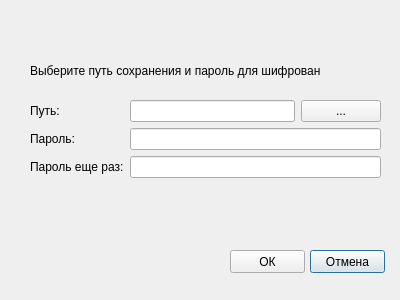
<?xml version="1.0" encoding="UTF-8"?>
<ui version="4.0">
 <class>ExportDatabaseDialog</class>
 <widget class="QDialog" name="ExportDatabaseDialog">
  <property name="geometry">
   <rect>
    <x>0</x>
    <y>0</y>
    <width>400</width>
    <height>300</height>
   </rect>
  </property>
  <property name="windowTitle">
   <string>Dialog</string>
  </property>
  <widget class="QLabel" name="MessageLabel">
   <property name="geometry">
    <rect>
     <x>30</x>
     <y>50</y>
     <width>291</width>
     <height>41</height>
    </rect>
   </property>
   <property name="text">
    <string>Выберите путь сохранения и пароль для шифрования</string>
   </property>
  </widget>
  <widget class="QPushButton" name="ExitButton">
   <property name="geometry">
    <rect>
     <x>310</x>
     <y>250</y>
     <width>75</width>
     <height>23</height>
    </rect>
   </property>
   <property name="text">
    <string>Отмена</string>
   </property>
  </widget>
  <widget class="QWidget" name="formLayoutWidget">
   <property name="geometry">
    <rect>
     <x>30</x>
     <y>100</y>
     <width>351</width>
     <height>91</height>
    </rect>
   </property>
   <layout class="QFormLayout" name="formLayout">
    <item row="0" column="0">
     <widget class="QLabel" name="PathLabel">
      <property name="text">
       <string>Путь:</string>
      </property>
     </widget>
    </item>
    <item row="1" column="0">
     <widget class="QLabel" name="PasswordLabel">
      <property name="text">
       <string>Пароль:</string>
      </property>
     </widget>
    </item>
    <item row="1" column="1">
     <widget class="QLineEdit" name="PasswordEdit"/>
    </item>
    <item row="2" column="0">
     <widget class="QLabel" name="Password2Label">
      <property name="text">
       <string>Пароль еще раз:</string>
      </property>
     </widget>
    </item>
    <item row="2" column="1">
     <widget class="QLineEdit" name="Password2Edit"/>
    </item>
    <item row="0" column="1">
     <layout class="QHBoxLayout" name="horizontalLayout">
      <item>
       <widget class="QLineEdit" name="PathEdit"/>
      </item>
      <item>
       <widget class="QPushButton" name="PathButton">
        <property name="text">
         <string>...</string>
        </property>
       </widget>
      </item>
     </layout>
    </item>
   </layout>
  </widget>
  <widget class="QPushButton" name="NextButton">
   <property name="geometry">
    <rect>
     <x>230</x>
     <y>250</y>
     <width>75</width>
     <height>23</height>
    </rect>
   </property>
   <property name="text">
    <string>ОК</string>
   </property>
  </widget>
 </widget>
 <resources/>
 <connections/>
</ui>
